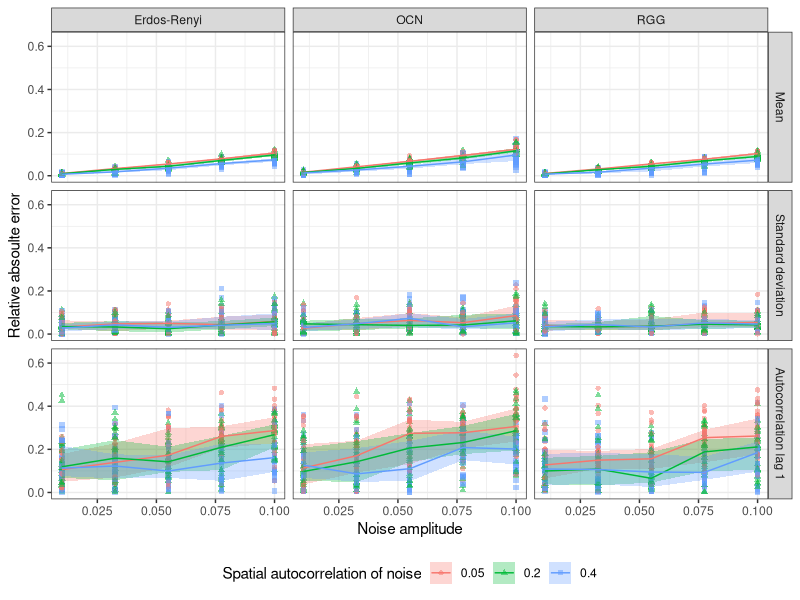
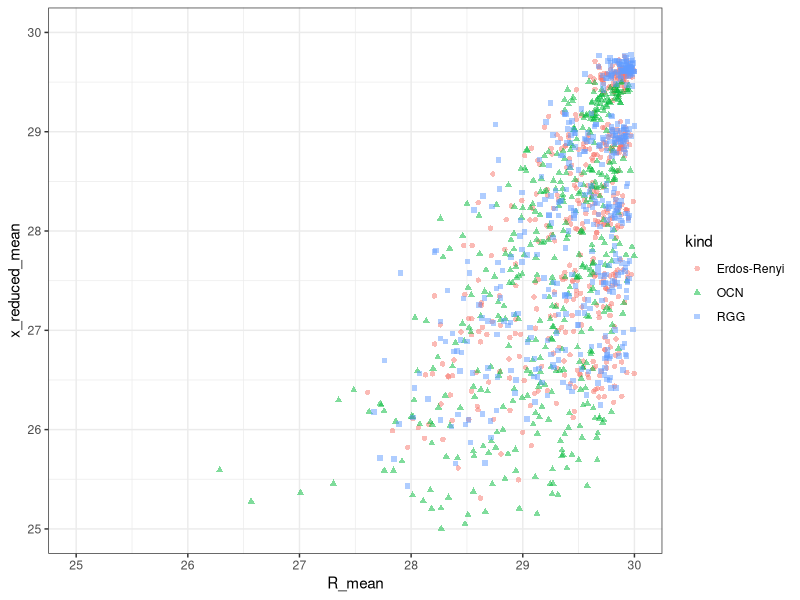
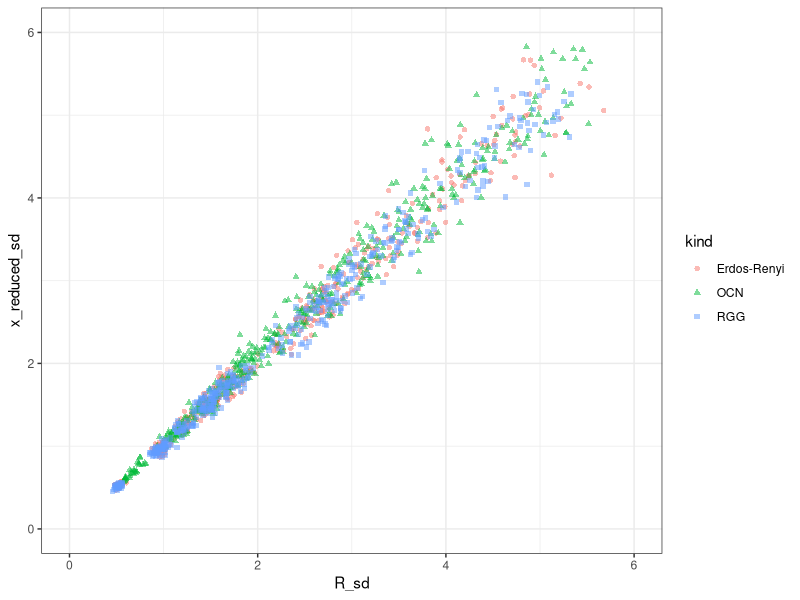
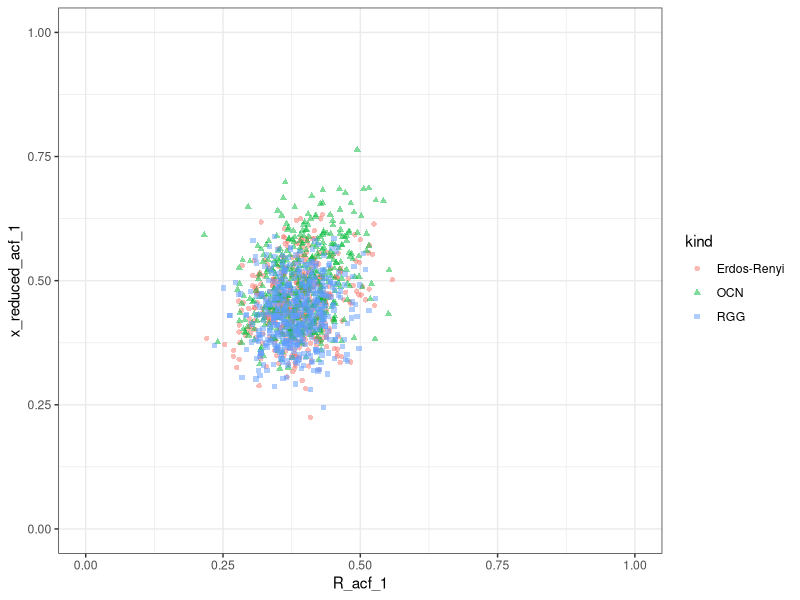
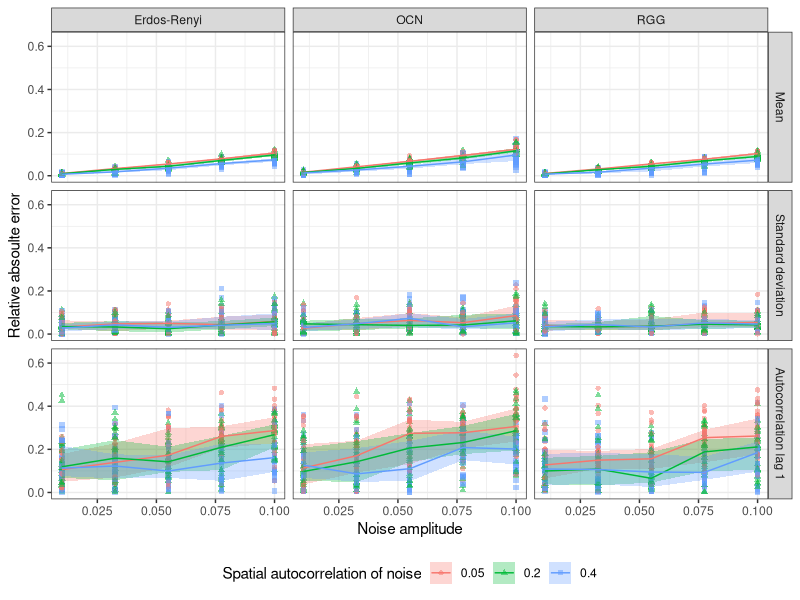

Generate these figures, in order, with R:
library(ggplot2)
library(reshape2)
data = read.csv('output/0_All_data.csv', header = T)


# computing the relative absolute error of mean, sd and acf_1
data$mean_RAE = abs(data$x_reduced_mean - data$R_mean)/pmax(data$R_mean, data$x_reduced_mean)
data$sd_RAE = abs(data$x_reduced_sd - data$R_sd)/pmax(data$R_sd, data$x_reduced_sd)
data$acf_1_RAE = abs(data$x_reduced_acf_1 - data$R_acf_1)/pmax(abs(data$R_acf_1), abs(data$x_reduced_acf_1))

data_melted = melt(data,
         measure.vars = c("mean_RAE", "sd_RAE", "acf_1_RAE"),
         variable.name = 'Metric',
         value.name = 'Relative_absolute_error')

metric.lab = c('Mean', 'Standard deviation', 'Autocorrelation lag 1')
names(metric.lab) = c('mean_RAE', 'sd_RAE', 'acf_1_RAE')


ggplot(data = data_melted, mapping = aes(x = noise_amplitude, y = Relative_absolute_error, color = as.factor(noise_cov_dist), shape = as.factor(noise_cov_dist))) +
  geom_point(alpha = 0.5) +
  facet_grid(Metric ~ kind, labeller = labeller(Metric = metric.lab)) + 
  stat_summary(
    mapping = aes(x = noise_amplitude, y = Relative_absolute_error, fill = as.factor(noise_cov_dist)),
    color = 'transparent',
    fun.min = function(z) { quantile(z,0.25) },
    fun.max = function(z) { quantile(z,0.75) },
    fun = median,
    geom = 'ribbon', alpha = 0.3) +
  stat_summary(
    mapping = aes(x = noise_amplitude, y = Relative_absolute_error, color = as.factor(noise_cov_dist)),
    fun = median,
    geom = 'line') +
  scale_color_discrete('Spatial autocorrelation of noise') +
  scale_fill_discrete('Spatial autocorrelation of noise') +
  scale_shape_discrete('Spatial autocorrelation of noise') +
  xlab('Noise amplitude') +
  ylab('Relative absoulte error') +
  theme_bw() +
  theme(legend.position = 'bottom')

ggsave('RAE_noisy.pdf', width = 210, height = 148, unit = 'mm')




# some verification of the bias by plotting predicted vs. observed
ggplot(data = data, mapping = aes(x = R_mean, y = x_reduced_mean, shape = kind, color = kind)) +
  geom_point(alpha = 0.5) +
  xlim(c(25, 30)) +
  ylim(c(25, 30)) +
  theme_bw()

ggplot(data = data, mapping = aes(x = R_sd, y = x_reduced_sd, shape = kind, color = kind)) +
  geom_point(alpha = 0.5) +
  xlim(c(0, 6)) +
  ylim(c(0, 6)) +
  theme_bw()

ggplot(data = data, mapping = aes(x = R_acf_1, y = x_reduced_acf_1, shape = kind, color = kind)) +
  geom_point(alpha = 0.5) +
  xlim(c(0, 1)) +
  ylim(c(0, 1)) +
  theme_bw()
